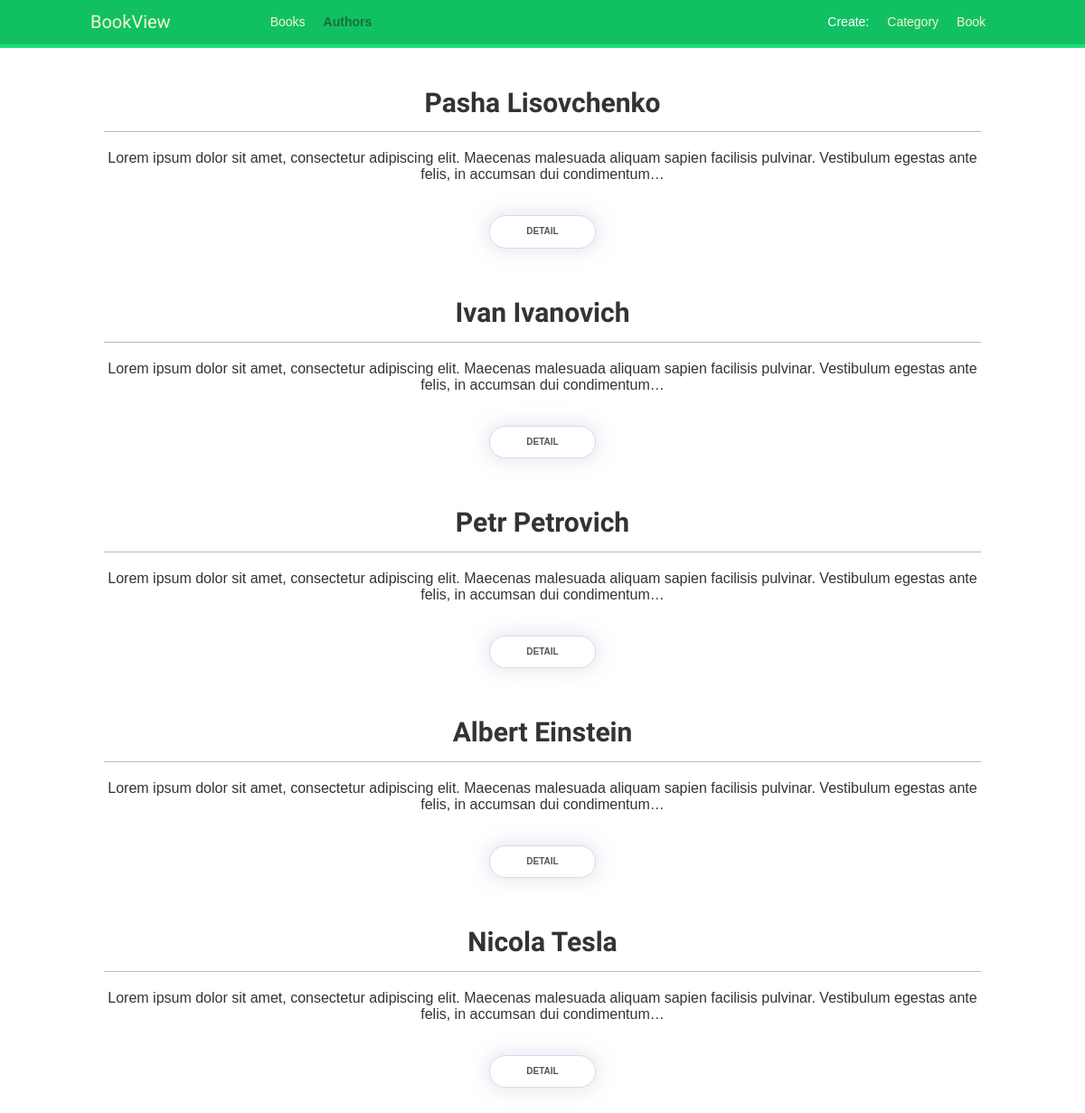
The page /books/authors/ on the database as committed earlier.
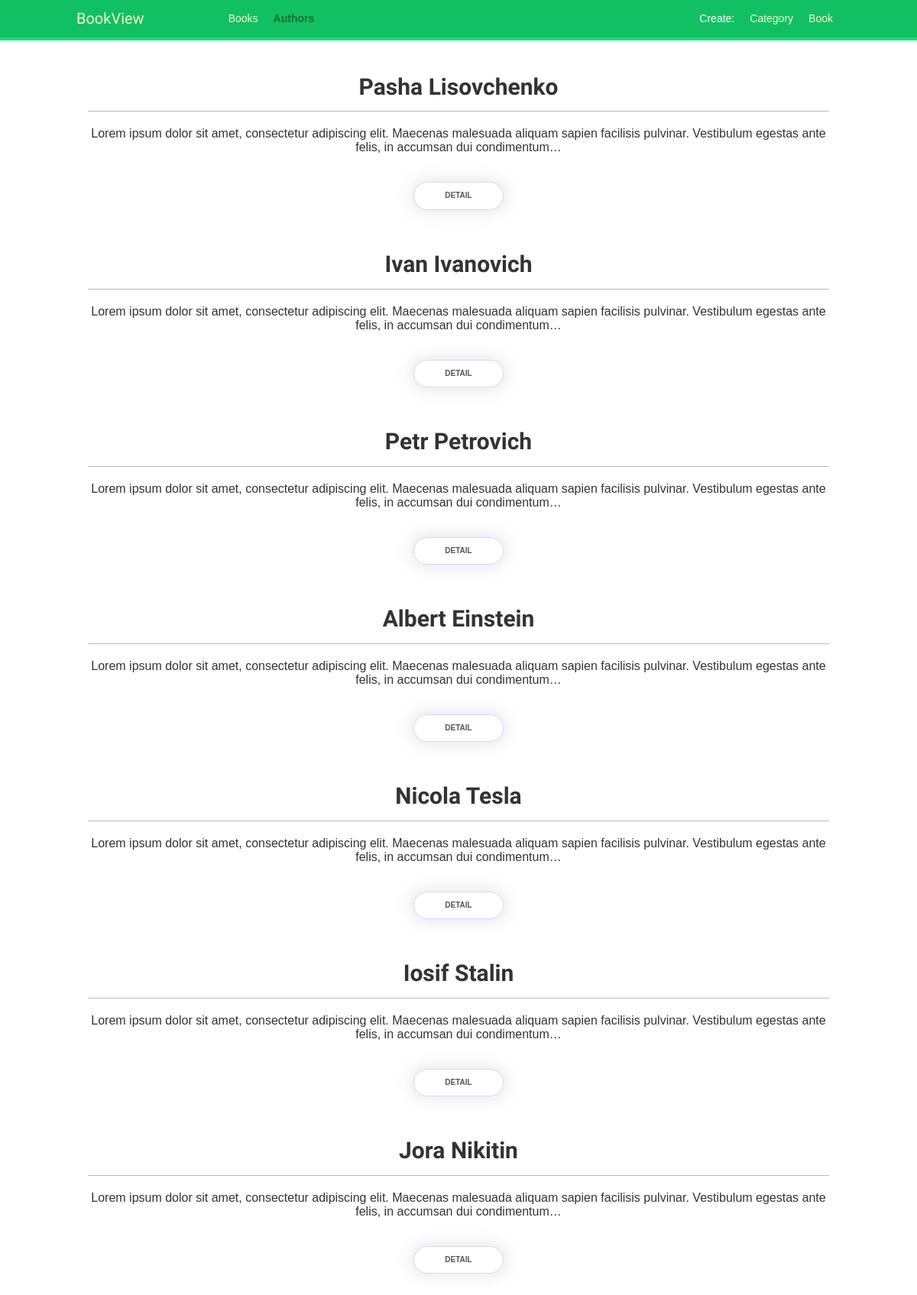
The same page on the database as committed later.
### books/models.py (models this page shows, shortened)
class Author(models.Model):
    first_name = models.CharField(max_length=48)
    last_name = models.CharField(max_length=48)
    slug = models.SlugField(max_length=250,
                            blank=True)
    bio = models.TextField(max_length=248)
    date = models.DateField()
    def get_absolute_url(self):
        return reverse('books:author_detail',
                       args=[self.slug])

### books/views.py (the view)
class AuthorListView(ListView):
    template_name = 'list_author.html'
    model = Author
    context_object_name = 'author'
    def get_context_data(self, **kwargs):
        context = super(AuthorListView, self).get_context_data(**kwargs)
        context['section'] = 'author'
        return context

### books/templates/list_author.html (shortened to what this page needs)
{% extends 'base.html' %}
{% block content %}
    <div class="row">
    {% for a in author%}
        <div class="col-md-12">
            <div class="author">
                <h1>{{a.first_name}} {{ a.last_name }}</h1>
                <p>{{a.bio|truncatechars:170}}</p>
                <a href="{{ a.get_absolute_url }}">
                   <button type="button" class="btn-book">Detail</button>
                </a>
                <br>
            </div>
        </div>
    {% endfor %}
    </div>
{% endblock %}

Rows that differ between the two databases and show on the page:
added Author: first_name "Iosif", last_name "Stalin", bio "Lorem ipsum dolor sit amet, consectetur adipiscing elit. Maecenas malesuada aliquam sapien facilisis pulvinar. Vestibulum egestas ante felis, in accumsan dui condimentum…"
added Author: first_name "Jora", last_name "Nikitin", bio "Lorem ipsum dolor sit amet, consectetur adipiscing elit. Maecenas malesuada aliquam sapien facilisis pulvinar. Vestibulum egestas ante felis, in accumsan dui condimentum…"
